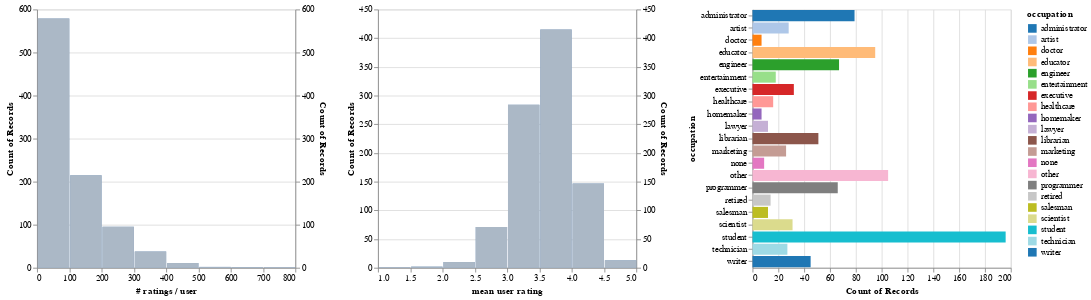

Notebook code for this chart:
### Markdown cell above
Next, we look at the distribution of ratings per user. Clicking on an occupation in the chart to the right will filter the data by that occupation. The corresponding histogram is shown in blue and is overlaid with the histogram of all data (in light grey). You can use SHIFT+click to select multiple subsets.

What do you observe and how might this affect the recommendations?

### Code cell
users_ratings = (
    ratings
    .groupby('user_id', as_index=False)
    .agg({'rating': ['count', 'mean']})
    .flatten_cols()
    .merge(users, on='user_id')
)

# Crea un gráfico para las ocurrencias, y otro para la media.
alt.hconcat(
    filtered_hist('rating count', '# ratings / user', occupation_filter),
    filtered_hist('rating mean', 'mean user rating', occupation_filter),
    occupation_chart,
    data=users_ratings)

### Figure 1 — Vega-Lite specification as saved in the notebook (floating-point values rounded to 4 significant figures; data arrays with more than 128 entries replaced by an {"elided": "..."} marker saying what was removed)
{"config": {"view": {"continuousWidth": 400, "continuousHeight": 300}}, "hconcat": [{"layer": [{"mark": "bar", "encoding": {"x": {"bin": {"maxbins": 10}, "field": "rating count", "title": "# ratings / user", "type": "quantitative"}, "y": {"aggregate": "count", "type": "quantitative"}}, "transform": [{"filter": {"selection": "selector001"}}], "width": 300}, {"mark": "bar", "encoding": {"color": {"value": "lightgray"}, "opacity": {"value": 0.7}, "x": {"bin": {"maxbins": 10}, "field": "rating count", "title": "# ratings / user", "type": "quantitative"}, "y": {"aggregate": "count", "type": "quantitative"}}, "width": 300}], "resolve": {"scale": {"y": "independent"}}}, {"layer": [{"mark": "bar", "encoding": {"x": {"bin": {"maxbins": 10}, "field": "rating mean", "title": "mean user rating", "type": "quantitative"}, "y": {"aggregate": "count", "type": "quantitative"}}, "transform": [{"filter": {"selection": "selector001"}}], "width": 300}, {"mark": "bar", "encoding": {"color": {"value": "lightgray"}, "opacity": {"value": 0.7}, "x": {"bin": {"maxbins": 10}, "field": "rating mean", "title": "mean user rating", "type": "quantitative"}, "y": {"aggregate": "count", "type": "quantitative"}}, "width": 300}], "resolve": {"scale": {"y": "independent"}}}, {"mark": "bar", "encoding": {"color": {"condition": {"field": "occupation", "scale": {"scheme": "category20"}, "type": "nominal", "selection": "selector001"}, "value": "lightgray"}, "x": {"aggregate": "count", "type": "quantitative"}, "y": {"field": "occupation", "type": "nominal"}}, "height": 300, "selection": {"selector001": {"type": "multi", "fields": ["occupation"]}}, "width": 300}], "data": {"name": "data-0a8ad5fc1bdd6eda8744332d1a98f159"}, "$schema": "https://vega.github.io/schema/vega-lite/v4.17.0.json", "datasets": {"data-0a8ad5fc1bdd6eda8744332d1a98f159": {"elided": "943 records"}}}
